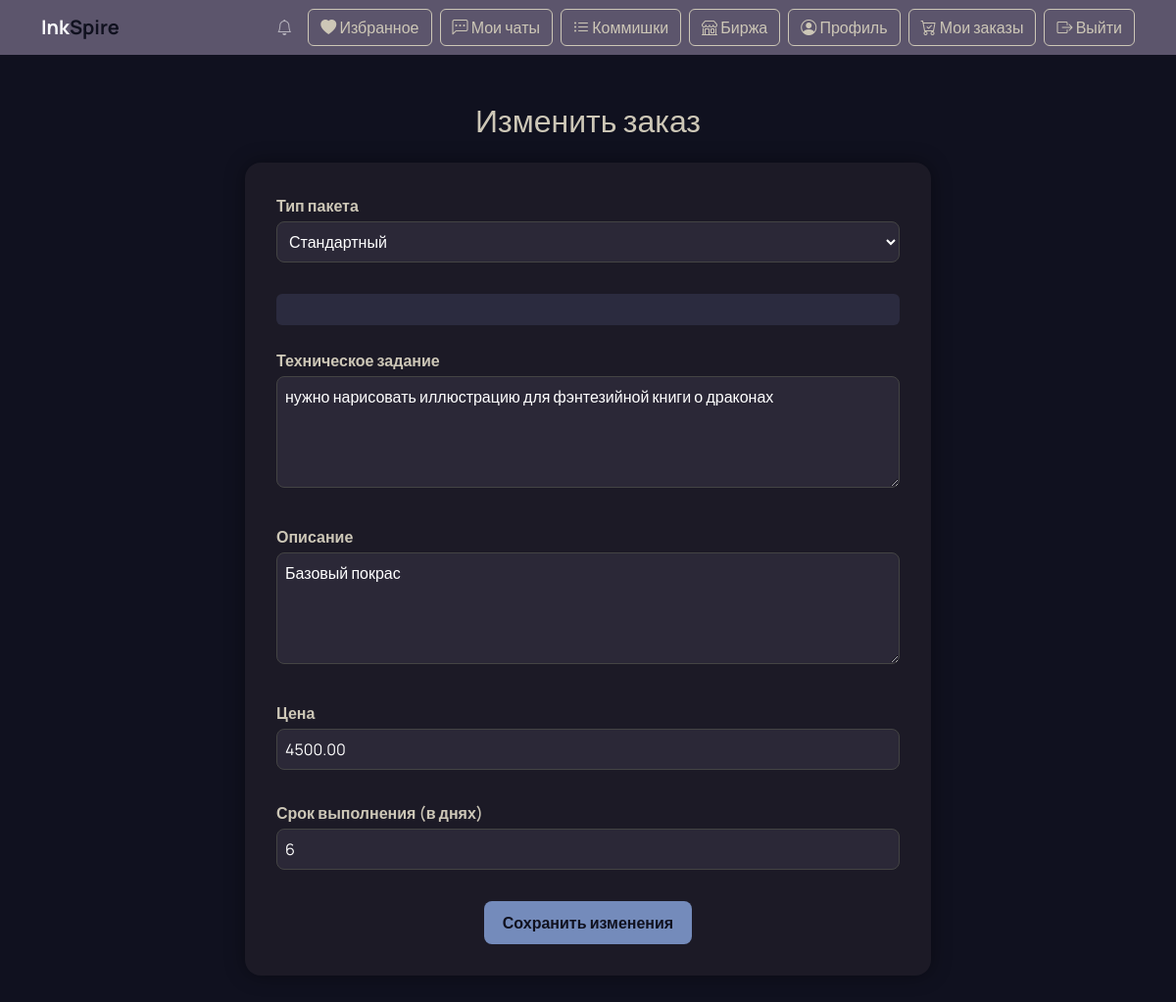
Screenshot of /order/2/edit-order/ (signed in) with the database file from the repository.
### main/models.py (models this page shows, shortened)
class UserResponse(models.Model):
    artist = models.ForeignKey(User, on_delete=models.CASCADE, related_name='responses_as_artist')  # Художник откликается на биржу
    customer = models.ForeignKey(User, on_delete=models.CASCADE, related_name='responses_as_customer')  # Заказчик откликается на коммишку
    birzha = models.ForeignKey('Birzha', on_delete=models.CASCADE, null=True, blank=True)  # Отклик на биржу
    commission = models.ForeignKey('Commission', on_delete=models.CASCADE, null=True, blank=True)  # Отклик на коммишку
    price = models.DecimalField(max_digits=10, decimal_places=2)  # Стоимость
    description = models.TextField(blank=True, null=True)  # Описание
    technical_task = models.TextField(blank=True, null=True)  # Техническое задание
    files = models.ManyToManyField('File', blank=True)  # Прикрепленные файлы
    delivery_time = models.IntegerField()  # Срок выполнения (в днях)
    package_type = models.CharField(max_length=10, choices=Option.PACKAGE_CHOICES, blank=True, null=True)  # Тип пакета
    package_description = models.TextField(blank=True, null=True)  # Описание пакета
    package_price = models.DecimalField(max_digits=10, decimal_places=2, blank=True, null=True)  # Цена пакета
    package_deadline = models.IntegerField(blank=True, null=True)  # Срок выполнения пакета
    selected_bonus_options = models.ManyToManyField('BonusOption', blank=True)  # Выбранные дополнительные опции
    created_at = models.DateTimeField(auto_now_add=True)
    expires_at = models.DateTimeField(null=True, blank=True)

### main/views.py (the view)
# urls.py: path('order/<int:pk>/edit-order/', views.edit_order, name='edit_order'),
@login_required
def edit_order(request, pk):
    response = get_object_or_404(UserResponse, pk=pk, artist=request.user)
    order = Orders.objects.filter(response=response).first()
    commission = response.commission  # Может быть None для биржи
    if order.status != 'discussion':
        return redirect('order_detail', pk=order.pk)
    package_data = {}
    extra_options = []
    if commission:
        options = commission.options.all()
        extra_options = commission.bonus_options.all()
        for opt in options:
            package_data[opt.package_type] = {
                'description': opt.description,
                'features': {
                    'Черновик': opt.is_sketch,
                    'Для печати': opt.for_print,
                    'Сложный фон': opt.difficult_bg,
                    'В полный рост': opt.full_height,
                    'Детализация': opt.details,
                    'Вектор': opt.vector,
                    'PSD-файл': opt.psd,
                },
                'price': str(opt.price),
                'deadline': opt.deadline
            }
    if request.method == 'POST':
        form = UserResponseForm(request.POST, request.FILES, instance=response)
        if form.is_valid():
            updated = form.save()
            return redirect('order_detail', pk=order.pk)
    else:
        form = UserResponseForm(instance=response)
    return render(request, 'edit_order.html', {
        'form': form,
        'order': order,
        'package_data_json': mark_safe(json.dumps(package_data)),
        'extra_options': extra_options,
        'all_features': ['Черновик', 'Для печати', 'Сложный фон', 'В полный рост', 'Детализация', 'Вектор', 'PSD-файл'],
    })

### main/context_processors.py (called while the page is built)
def notifications(request):
    if request.user.is_authenticated:
        return {'notifications': request.user.notifications.all()}
    return {}

### main/templates/edit_order.html (shortened to what this page needs)
{% extends "base.html" %}
{% load static %}
{% block extra_css %}
<link rel="stylesheet" href="{% static 'css/EditOrder.css' %}">
{% endblock %}
{% block content %}
<div class="container my-5">
  <h2 class="text-center mb-4">Изменить заказ</h2>
  <form method="post" class="edit-order-form">
    <div class="mb-3">
      <label for="id_package_type">Тип пакета</label>
      {{ form.package_type }}
    </div>
    <div id="package-details" class="mb-4 p-3 rounded" style="background-color: #2B2B3F; color: #EDE9DC;"></div>
    <div class="mb-3">
      <label for="id_technical_task">Техническое задание</label>
      {{ form.technical_task }}
    </div>
    <div class="mb-3">
      <label for="id_description">Описание</label>
      {{ form.description }}
    </div>
    <div class="mb-3">
      <label for="id_price">Цена</label>
      {{ form.price }}
    </div>
    <div class="mb-3">
      <label for="id_delivery_time">Срок выполнения (в днях)</label>
      {{ form.delivery_time }}
    </div>
    <div class="text-center">
      <button type="submit" class="btn">Сохранить изменения</button>
    </div>
  </form>
</div>
{% endblock %}

### main/static/css/style.css (style rules this page uses)
body { background-color: #10111F; color: #CDC7B7; font-family: 'Manrope', sans-serif; }

### main/static/css/EditOrder.css (style rules this page uses)
.edit-order-form { background-color: #1c1a26; color: #EDE9DC; padding: 2rem; border-radius: 1rem; max-width: 700px; margin: 0 auto; box-shadow: 0 0 20px rgba(0, 0, 0, 0.4); }
.edit-order-form label { font-weight: 600; margin-bottom: 0.25rem; display: block; color: #CDC7B7; }
.edit-order-form input, .edit-order-form textarea, .edit-order-form select { background-color: #2b2837; border: 1px solid #444; color: #fff; border-radius: 0.5rem; padding: 0.5rem; width: 100%; margin-bottom: 1rem; }
.edit-order-form button { background-color: #748BBB; border: none; color: #10111F; padding: 0.6rem 1.2rem; border-radius: 0.5rem; font-weight: 600; transition: background-color 0.3s ease; }

### rows the page displays
UserResponse: package_type "Стандартный", technical_task "нужно нарисовать иллюстрацию для фэнтезийной книги о драконах", description "Базовый покрас", price "4500.00", delivery_time "6"
